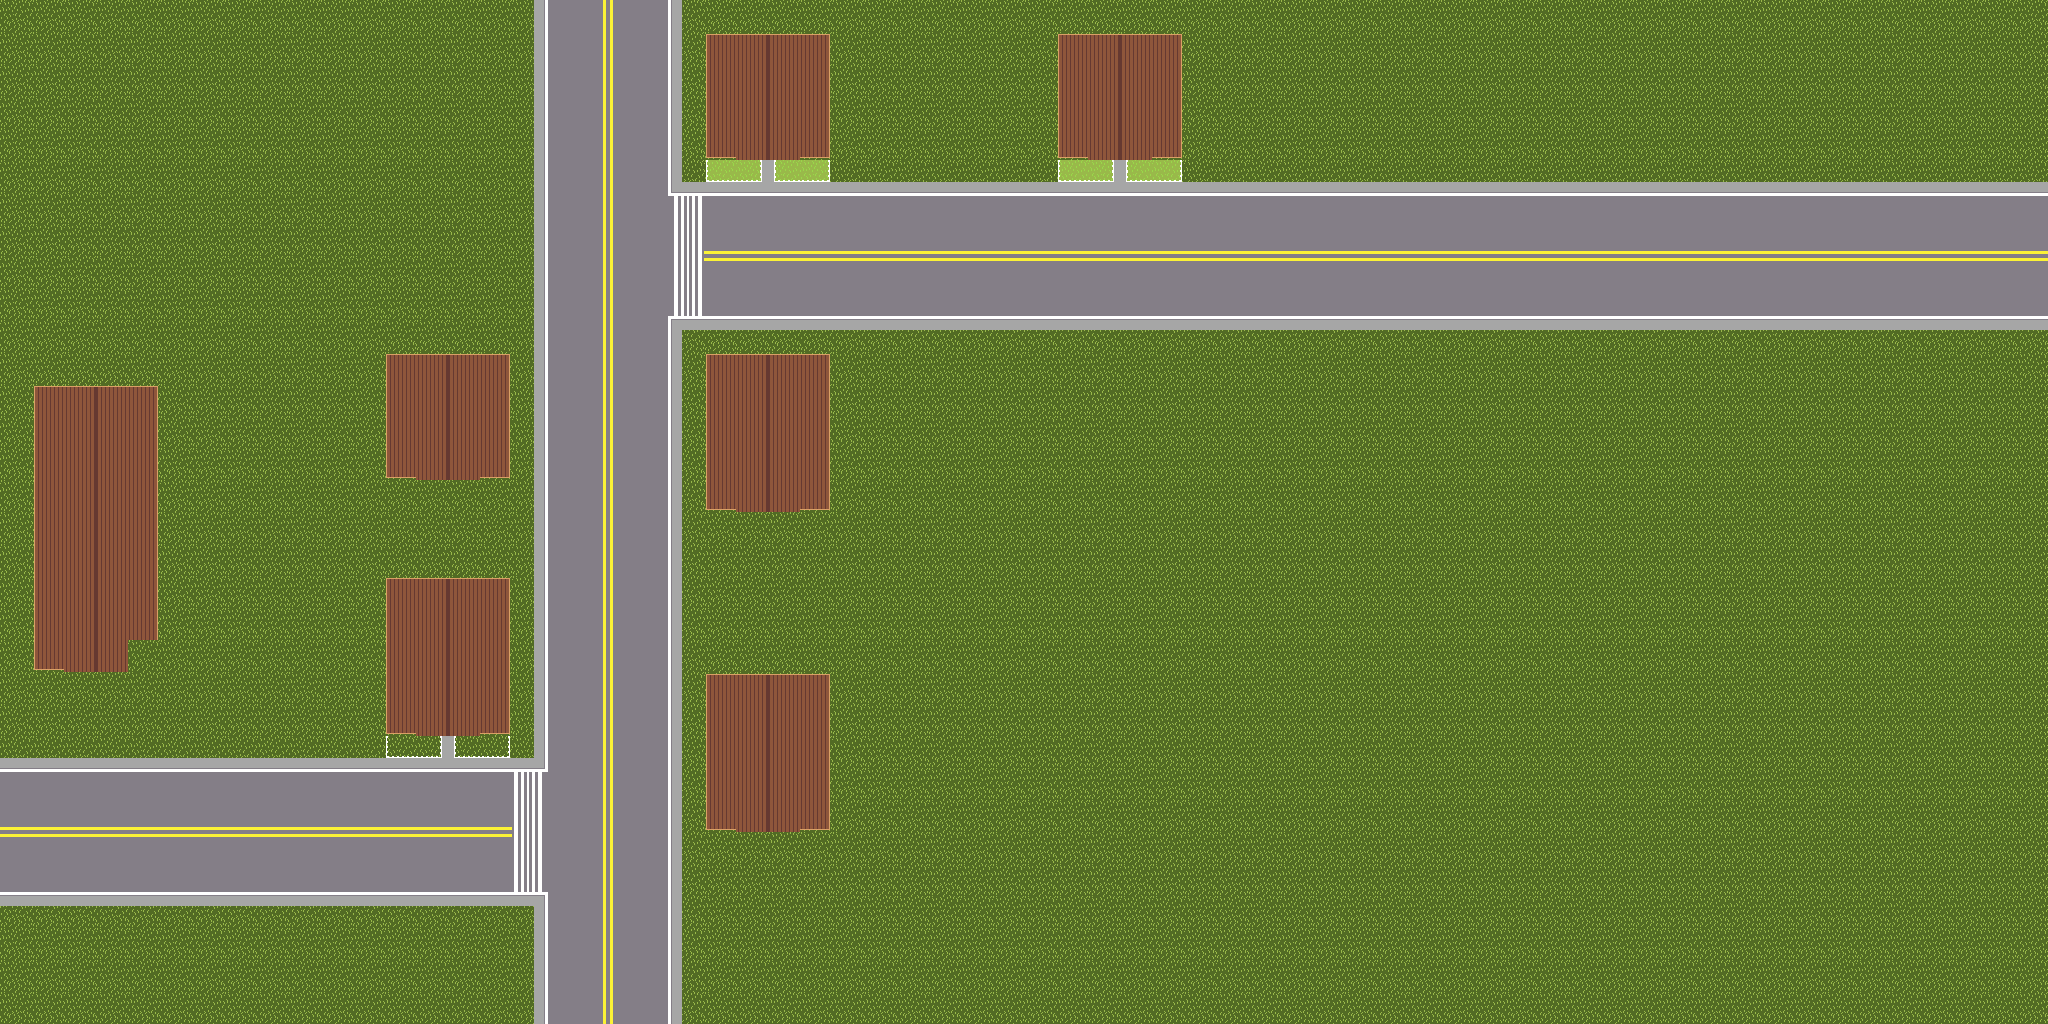

This is a level from a 2D game, rendered from its Tiled map with the project's own tilesets. A one-line summary and the map file follow, with tile-layer data summarised:
An orthogonal 64x32 tile map with 32x32 px tiles, 2 tile layers (Ground, Objects), 1 hidden layer not drawn, 2 tilesets.

<map version="1.0" orientation="orthogonal" renderorder="right-down" width="64" height="32" tilewidth="32" tileheight="32" nextobjectid="1">
 <tileset firstgid="1" name="mainChar" tilewidth="64" tileheight="64" tilecount="8" columns="4">
  <image source="mainChar.png" width="256" height="128" />
 </tileset>
 <tileset firstgid="9" name="mapTile2" tilewidth="32" tileheight="32" tilecount="64" columns="8">
  <image source="mapTile2.png" width="256" height="256" />
 </tileset>
 <layer name="Ground" width="64" height="32">
  <data>[2048 cells, 2048 non-empty, 28 distinct tile ids]</data>
 </layer>
 <layer name="Objects" width="64" height="32">
  <data>[2048 cells, 155 non-empty, 14 distinct tile ids]</data>
 </layer>
 <layer name="Alive" width="64" height="32" visible="0">
  <data>[2048 cells, 1 non-empty, 1 distinct tile ids]</data>
 </layer>
</map>